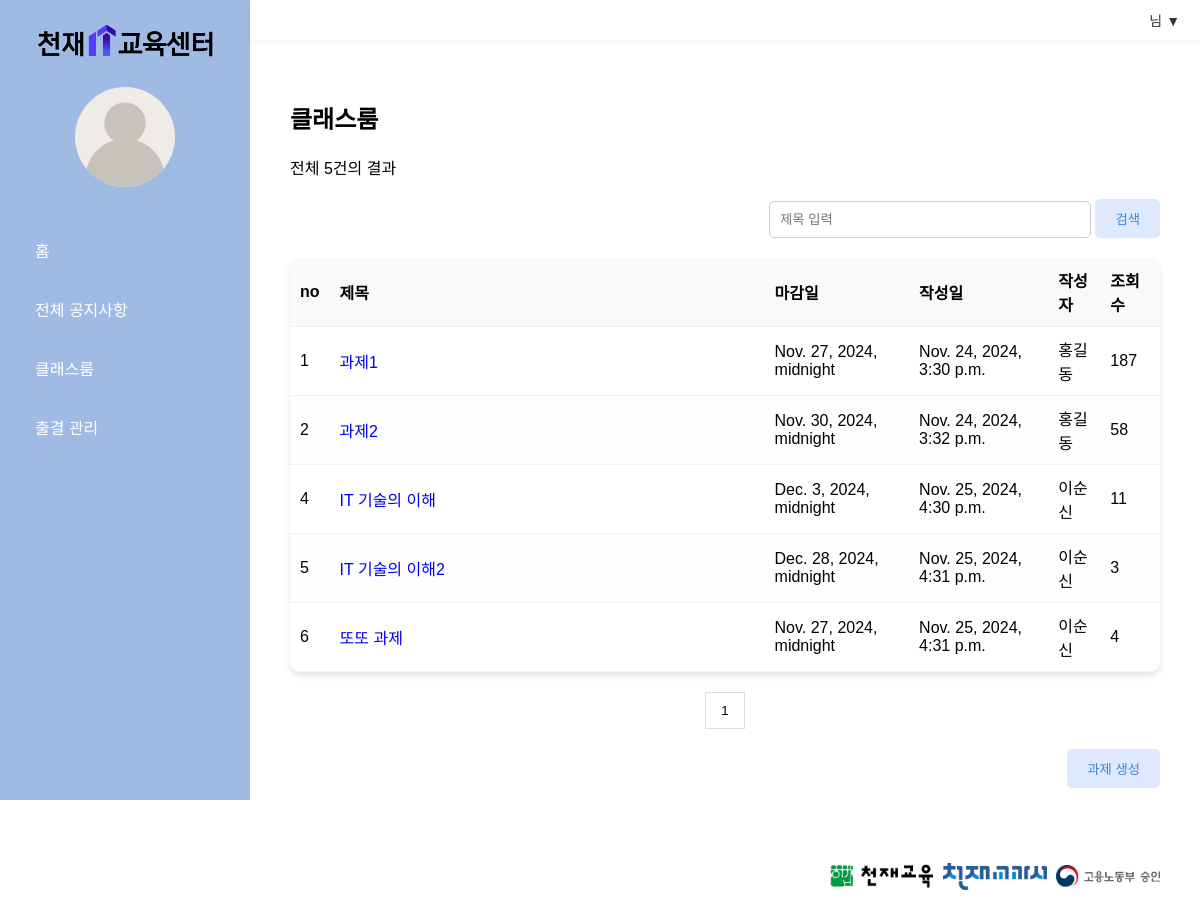
Page /classroom/ on the earlier database version.
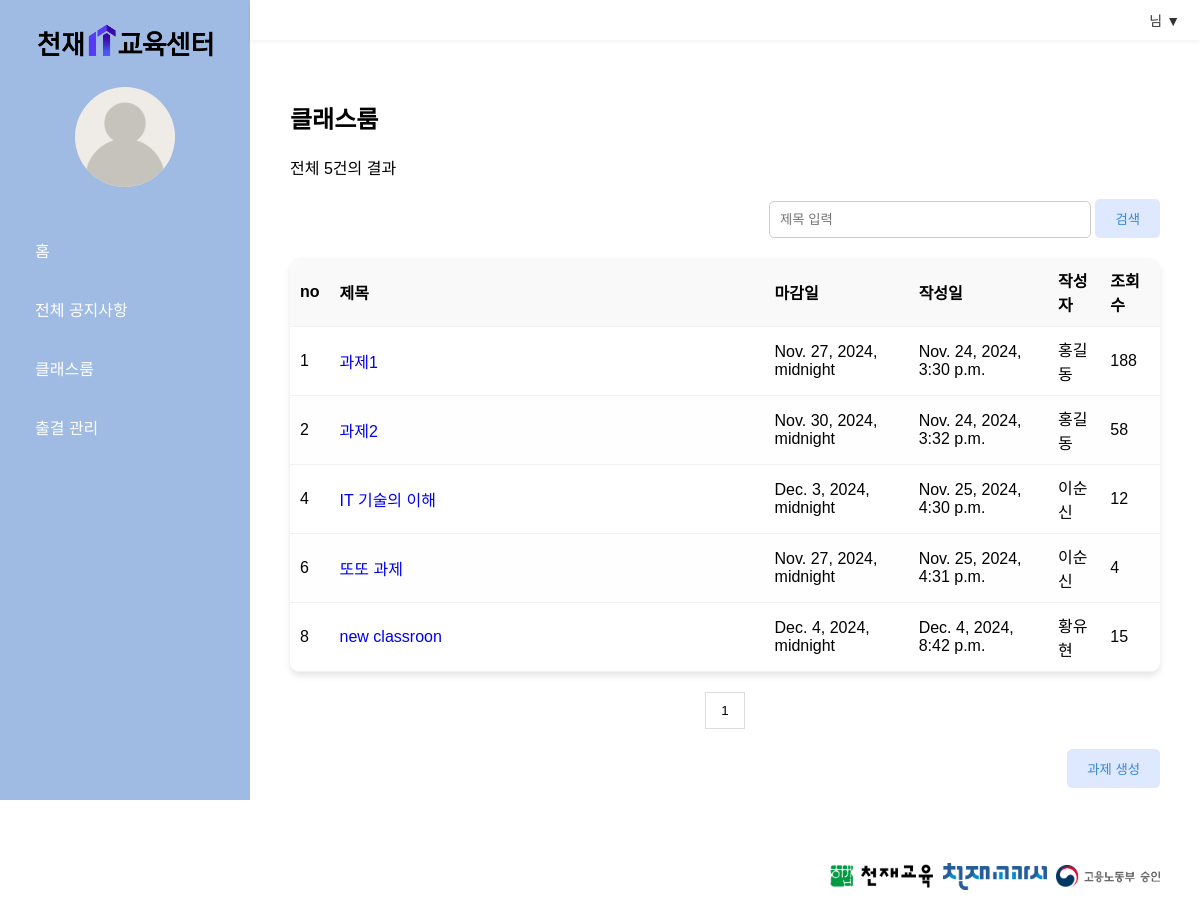
Same page on the later database version.
### managementapp/models.py (models this page shows)
class Assignments(models.Model):
    title = models.TextField(max_length=300)
    writer = models.CharField(max_length=200)
    content = models.TextField()
    rdate = models.DateTimeField()
    udate = models.DateTimeField()
    deadline = models.DateTimeField()
    view_count = models.IntegerField()

### managementapp/views.py (the view)
# urls.py: path('classroom/',views.classroom, name='classroom'),
def classroom(request):
    template = loader.get_template('classroom/classroom.html')
    assignments = Assignments.objects.all()
    count = len(assignments)
    context = {
        'assignments': assignments,
        'count': count
    }
    return HttpResponse(template.render(context,request))

### managementapp/templates/classroom/classroom.html
{% extends 'base.html' %}
{% load static %}
{% block content %}
<link rel="stylesheet" href="{% static 'css/list.css' %}">
<div class="content">
  <h2>클래스룸</h2>
  <p>전체 {{count}}건의 결과</p>
  <div class="search-bar">
    <form action="../classroom_search" method="GET">
      <input type="text" name='search' placeholder="제목 입력">
      <button type="submit">검색</button>
    </form>
  </div>
  <div class="notice-table">
    <table>
      <thead>
        <tr>
          <th>no</th>
          <th class="title-column">제목</th>
          <th>마감일</th>
          <th>작성일</th>
          <th>작성자</th>
          <th>조회 수</th>
        </tr>
      </thead>
      <tbody>
        {%for assignment in assignments %}
        <tr>
          <td>{{assignment.id}}</td>
          <td><a href="../classroom/content/{{assignment.id}}"  style="text-decoration:none" >{{assignment.title}}</a></td>
          <td>{{assignment.deadline}}</td>
          <td>{{assignment.rdate}}</td>
          <td>{{assignment.writer}}</td>
          <td>{{assignment.view_count}}</td>
        </tr>
        {% endfor %}
      </tbody>
    </table>
  </div>
  <div class="pagination">
    <button type="button">1</button>
  </div>
  <div class="button-container">
    <button class="buttons" type="button" onclick="location.href='write'">과제 생성</button>
  </div>
</div>
{% endblock %}

### managementapp/templates/base.html (shortened to what this page needs)
<!DOCTYPE html>
<html lang="ko">
<head>
  {% load static %}
  <link rel="stylesheet" href="{% static 'css/base.css' %}">
</head>
<body>
  <div class="container">
    <div class="sidebar">
      <img class='logo' src="{%static 'logo.png'%}" onclick="location.href='../../../home/'"></img>
      <img class="profile" src="{%static 'user.png'%}" alt='user'></img>
      <ul class="menu">
        <li><a href="../../../home">홈</a></li>
        <li><a href="../../../notices">전체 공지사항</a></li>
        <li><a href="../../../classroom">클래스룸</a></li>
        <li><a href="../../../attendance">출결 관리</a></li>
      </ul>
    </div>
    <div class="header">
      <div class="account" onclick="toggleDropdown()">
        {{request.session.login_user_name}} 님 ▼
      </div>
    </div>
    <div class="main-content">
      {% block content %}{% endblock %}
    </div>
  </div>
</body>
<footer>
  <img class='footer-image'src="{%static 'footer.png'%}"></img>
</footer>
</html>

### managementapp/static/css/base.css (style rules this page uses)
body { margin: 0; font-family: Arial, sans-serif; background-color: #fff; display: flex; flex-direction: column; }
.container { display: flex; flex-direction: column; background-color: #fff; height: 100%; width: 100%; position: relative; box-shadow: none; }
.sidebar { background-color: #9fbae3; width: 250px; height: 100vh; position: fixed; top: 0; left: 0; display: flex; flex-direction: column; align-items: center; padding: 20px; box-sizing: border-box; z-index: 1; }
.logo { width: 200px; height: auto; margin-bottom: 20px; }
.profile { width: 100px; height: 100px; background-color: #ddd; border-radius: 50%; margin-bottom: 10px; }
.menu { list-style: none; padding: 0; width: 100%; }
.menu li { margin: 15px 0; }
.menu a { text-decoration: none; color: white; display: block; padding: 10px 15px; border-radius: 5px; }
.header { background-color: #fff; padding: 10px 20px; display: flex; justify-content: flex-end; align-items: center; position: relative; box-shadow:0 2px 4px rgba(0, 0, 0, 0.05); z-index: 2; margin-left: 250px; }
.header .account { cursor: pointer; font-size: 14px; color: #333; display: flex; align-items: center; }
.main-content { display: flex; flex-direction: column; flex: 1; margin-left: 250px; padding: 20px; }
footer { background-color: #fff; color: #333; padding: 20px 0; width: 100%; display: flex; text-align: right; justify-content: flex-end; }
.footer-image { bottom: 0; right: 0; height: auto; width: auto; }

### managementapp/static/css/list.css (style rules this page uses)
.content { padding: 20px; }
.search-bar { margin: 20px 0; display: flex; justify-content: flex-end; gap: 10px; }
.search-bar input { padding: 10px; width: 300px; border: 1px solid #ccc; border-radius: 5px; }
.search-bar button { padding: 10px 20px; background-color: #DEE8FF; color: #3788D8; border: none; border-radius: 5px; cursor: pointer; }
.notice-table { margin-top: 20px; border-radius: 10px; overflow: hidden; box-shadow: 0 4px 6px rgba(0, 0, 0, 0.1); }
table { width: 100%; border-collapse: collapse; }
th, td { text-align: left; padding: 10px; border-bottom: 1px solid #f1f1f1; }
th { background-color: #f9f9f9; }
tbody tr:nth-child(even) { background-color: #fefefe; }
.title-column { width: 50%; }
.pagination { margin: 20px 0; display: flex; justify-content: center; }
.pagination button { padding: 10px 15px; border: 1px solid #ddd; background-color: white; cursor: pointer; }
.button-container { margin-top: 20px; text-align: right; justify-content: flex-end; }
.buttons { display: inline-block; background-color: #DEE8FF; color: #3788D8; padding: 10px 20px; border: none; border-radius: 5px; cursor: pointer; }

Differences in the rows shown:
removed Assignments: id "5", title "IT 기술의 이해2", deadline "Dec. 28, 2024, midnight", rdate "Nov. 25, 2024, 4:31 p.m.", writer "이순신", view_count "3"
changed Assignments "과제1": view_count "187" → "188"
changed Assignments "IT 기술의 이해": view_count "11" → "12"
added Assignments: id "8", title "new classroon", deadline "Dec. 4, 2024, midnight", rdate "Dec. 4, 2024, 8:42 p.m.", writer "황유현", view_count "15"
